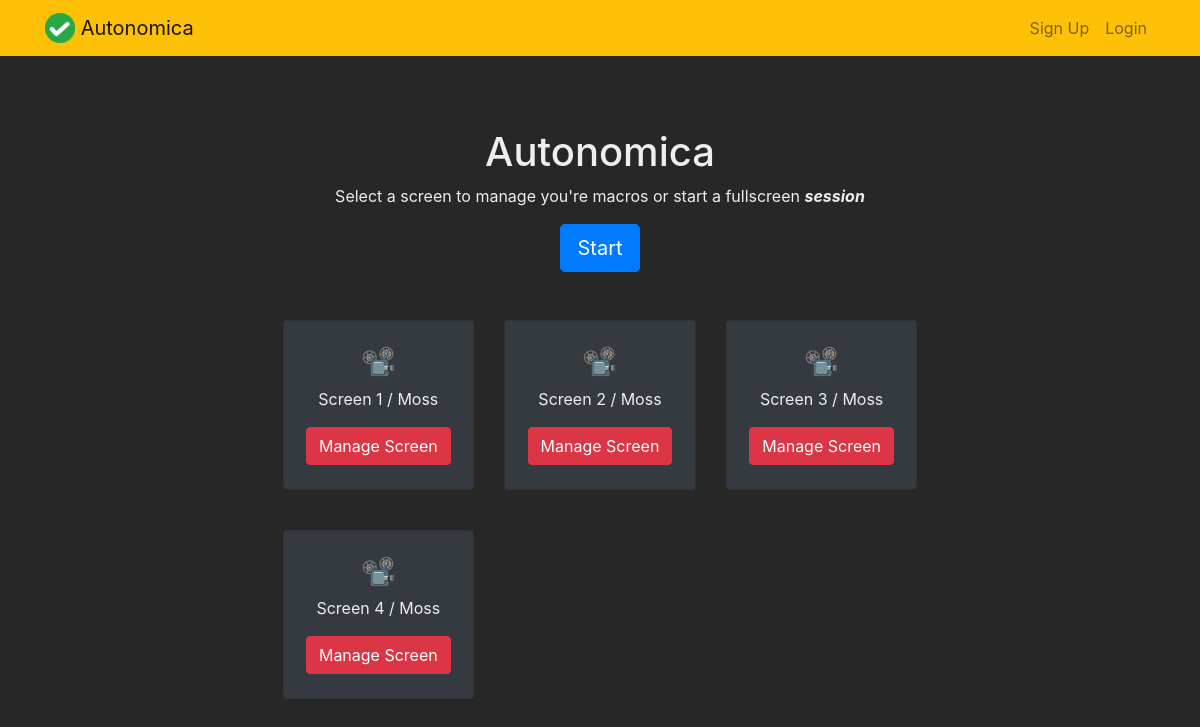
The page / on the database its author committed.
### autonomica/models.py (models this page shows, shortened)
class Screen(models.Model):
    title = models.CharField(max_length=100)
    location = models.CharField(max_length=100, blank=True)
    created = models.DateTimeField(auto_now_add=True)
    enabled = models.BooleanField(default=False)
    user = models.ForeignKey(User, on_delete=models.CASCADE)

### autonomica/views.py (the view)
# urls.py: 2. Add a URL to urlpatterns:  path('', views.home, name='home')
def home(request):
    screens = Screen.objects.filter(enabled=True)
    return render(request, 'autonomica/home.html', {'screens': screens})

### templates/autonomica/home.html (shortened to what this page needs)
{% extends "autonomica/base.html" %}
{% block content %}
    <br>
    <div class="row justify-content-center mt-5">
        <div class="col-md-7 text-center">
        <div>
        <h1>Autonomica</h1>
            <p>Select a screen to manage you're macros or start a fullscreen <b><i>session</i></b>  </p>
            <a role="button" class="btn btn-primary btn-lg" href="{% url 'signupuser' %}">Start</a>
        </div>
        <br>
        <br>
            {% for screen in screens %}
                {% if forloop.counter0|divisibleby:3 %}
                    <div class="row"> {% endif %}
            <div class="col-md-4">
                <div class="card text-white bg-dark mb-3" style="max-width: 18rem;">
                    <a href=""><img class="responsive opacity" src="" alt=""></a>
                    <div class="card-content">
                        <h3>📽</h3>
                        <p class="date-field">{{ screen.title }} / {{ screen.location }}</p>
                        <div class="button-wrapper"><a href="{% url 'viewscreen' screen.id %}">
                            <button class="btn btn-danger">Manage Screen</button>
                        </a></div>
                        <br>
                    </div>
                </div>
            </div>
            {% if forloop.counter|divisibleby:3 or forloop.last %}</div><br>{% endif %}
            {% endfor %}
        </div>
    </div>
{% endblock %}

### autonomica/static/todo/style.css (style rules this page uses)
body { background-color: rgb(40, 39, 39); }
p { color: #eeeeee; }
h1 { color: #eeeeee; }

### rows shown on the page
Screen: title "Screen 1", location "Moss"
Screen: title "Screen 2", location "Moss"
Screen: title "Screen 3", location "Moss"
Screen: title "Screen 4", location "Moss"
